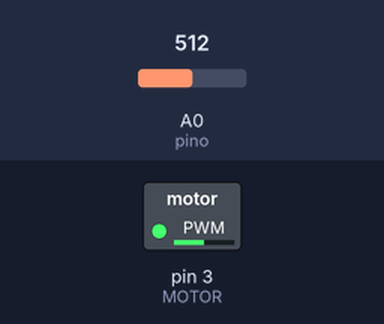
Bench run of a sketch on a simulated Arduino Uno, built with avr-gcc and run on an emulated ATmega328P. Shown: switched loads named in the sketch (green lamp = pin HIGH). The test bench sets the inputs (shaded band); at power-on: A0 (pino) = 512.

Above: at 1.2 s.
1.3 s: A0 (pino) set to 716
At 1.9 s:
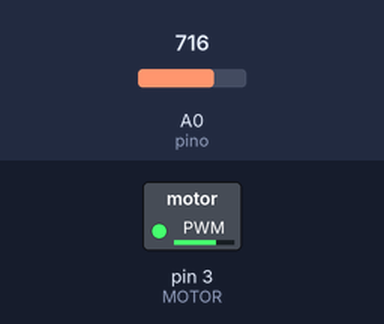
2.8 s: A0 (pino) set to 900
At 4.0 s:
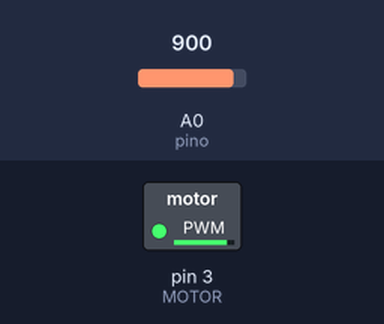
4.3 s: A0 (pino) set to 122
At 5.4 s:
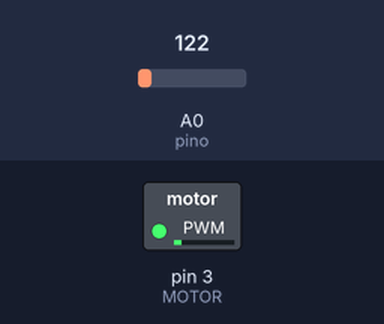
5.8 s: A0 (pino) set to 0
At 6.5 s:
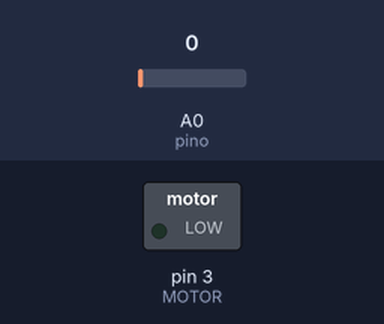
7.3 s: A0 (pino) set to 511
At 7.7 s:
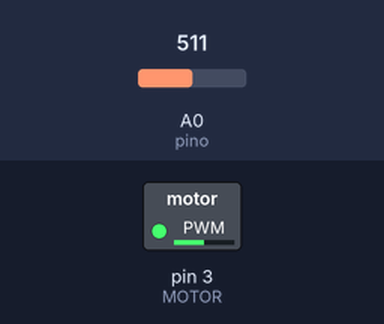
Timing chart, 0 to 9.8 s (numbered marks = the images above; inputs shaded):
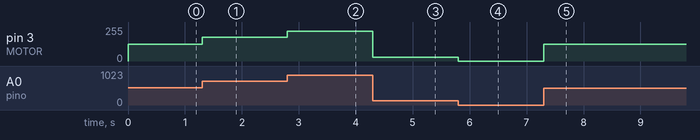

The sketch:

12b_PWM_Intensidade_Motor.ino
```cpp
/*
  Controle o RPM do motor por meio tempo de acionamento (liga, desliga)
  ou velocidade angular, utilizando um potenciômetro.
*/

#define MOTOR 3 // definir pino "3" Arduino (apelidar de MOTOR)

void setup(){
  pinMode(MOTOR, OUTPUT); // pino(porta, saída)
  pinMode(A0, INPUT); // pino(porta, entrada)
}

void loop(){
  int pot = analogRead(A0);  //ler porta do potenciômetro (0 até 1023)
  int velocidade = map(pot, 0, 1023, 0, 255); // conversão de valores
  analogWrite(MOTOR, velocidade); // saída de valor para motor de 0 até 255
}
  
```

TESTE01.cpp
```cpp
#include <Arduino.h>
```

TESTE02.cpp
```cpp
#include <Arduino.h> 
```

TESTE03.cpp
```cpp
#include <Arduino.h>
```

Measured:
- after the input at 1.3 s, pin 3 (MOTOR): 127/255 → 178/255 at once
- after the input at 2.8 s, pin 3 (MOTOR): 178/255 → 224/255 at once
- after the input at 4.3 s, pin 3 (MOTOR): 224/255 → 30/255 at once
- after the input at 5.8 s, pin 3 (MOTOR): 30/255 → 0/255 at once
- after the input at 7.3 s, pin 3 (MOTOR): 0/255 → 127/255 at once
